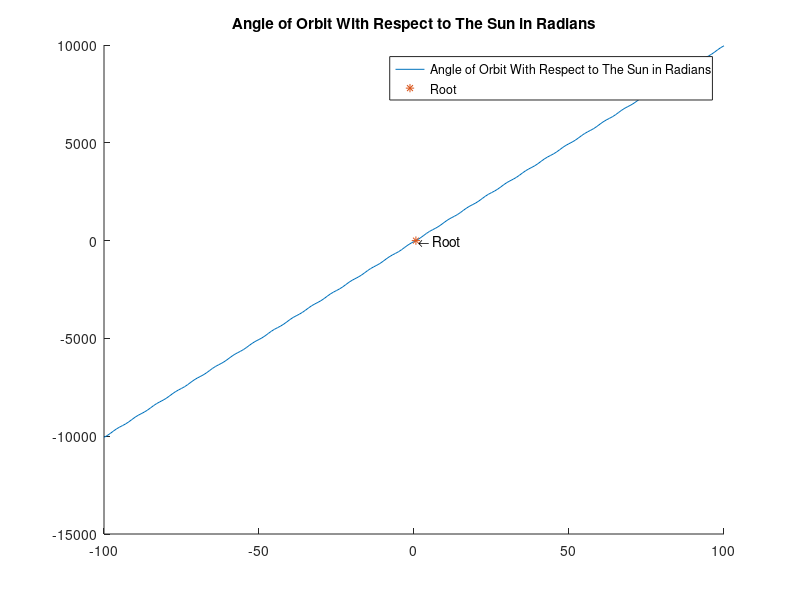

Here is the MATLAB script that generated this plot:
%ASEN 2012: HW 6
%Author: Ben Hagenau
%Date Created: 11/11/2016
%Date Edited: 11/17/16

%%%%%%%%%%%%%%%QUESTION: 2%%%%%%%%%%%%%%%
%PURPOSE: Determine The angle of the orbit to the sun using kepler's
%equation and the root finding method of bisection
%GIVEN: Eccentricity of Ellipse, Period of Revolution, Mean Anomaly
%OUTPUT: Angle of Orbit With Respect to The Sun in Radians
%ASSUMPTIONS: Roots are approximated using numerical root finding methods,
%there is one root, and roots are real.

%house keeping
clear all
close all
clc

%Define Variables
% M = Mean Anomaly
M = 50; %[days]
% P = Period of Revolution
P = 100; %[days]
% e = Eccentricity of Ellipse
e = .2;
% THETA = Angle of Orbit With Respect to The Sun in Radians

%Define Kepler's Equation to be solved for a root
y = @(THETA) P*(THETA - e*sin(THETA)) - M;

%Bisection Method
%1. Select interval 
a = -30;
b = 30;
m = mean([a b]);
unc = abs(y(m));
%2. Evaluate function at midpoint of interval
while unc > .0001
    if y(m)*y(a) < 0 
        b = m;
    else 
        a = m;
    end
    m = mean([a b]);
    unc = abs(y(m));
end

%plot function from x[-100 100]
figure
x = -100:100;
hold on
plot(x,y(x))
plot(m,y(m),'*')
txt = ' \leftarrow Root';
text(m,y(m),txt,'HorizontalAlignment','left')
legend('Angle of Orbit With Respect to The Sun in Radians','Root','Location','Best');
title('Angle of Orbit With Respect to The Sun in Radians');

%write results to an output file
fprintf(fopen('HW6 Output2','w'),'Question 2:\n');
fprintf(fopen('HW6 Output2','a'),'The angle of orbit with respect to the sun is %3.4f radians\n',m);


